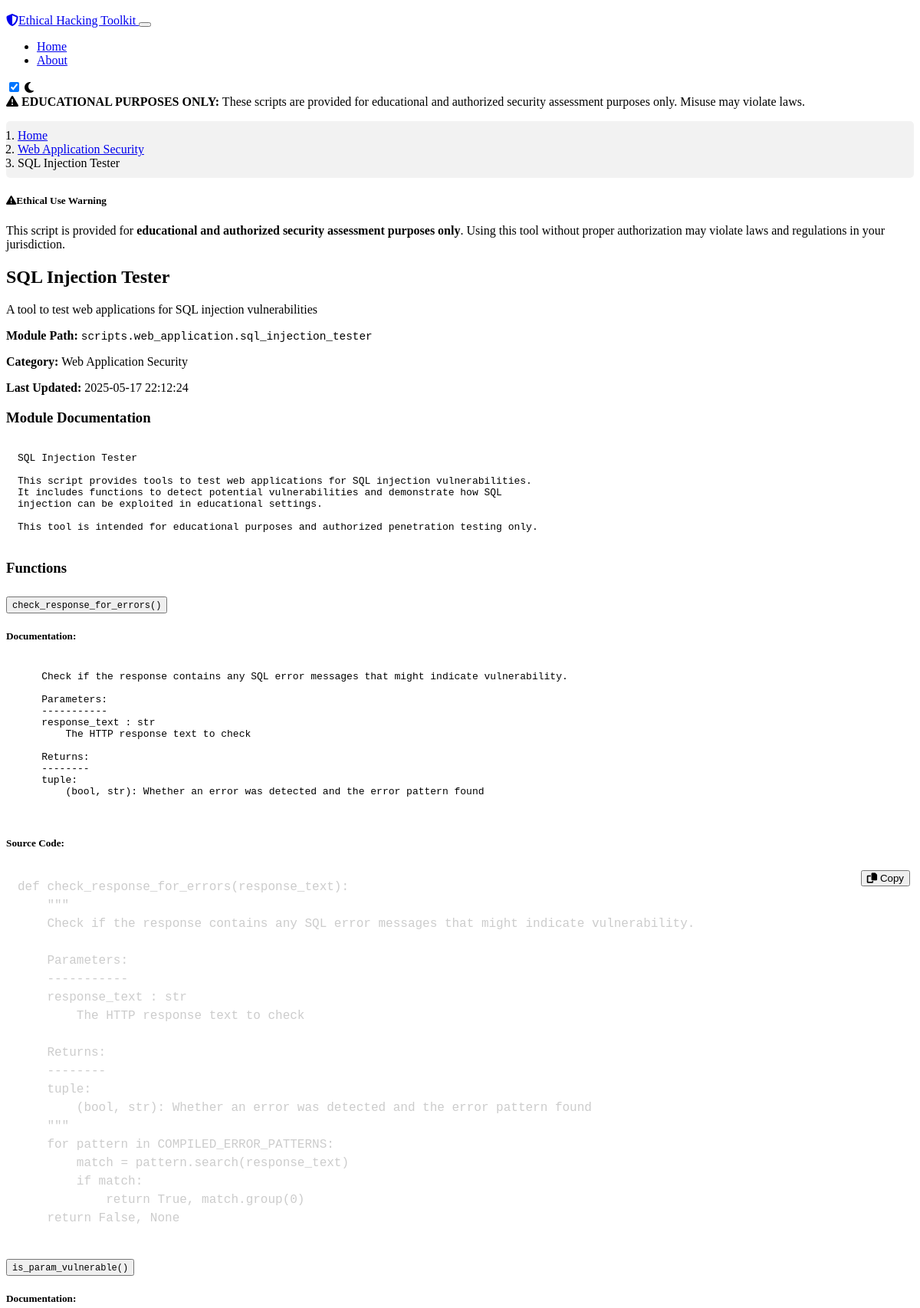
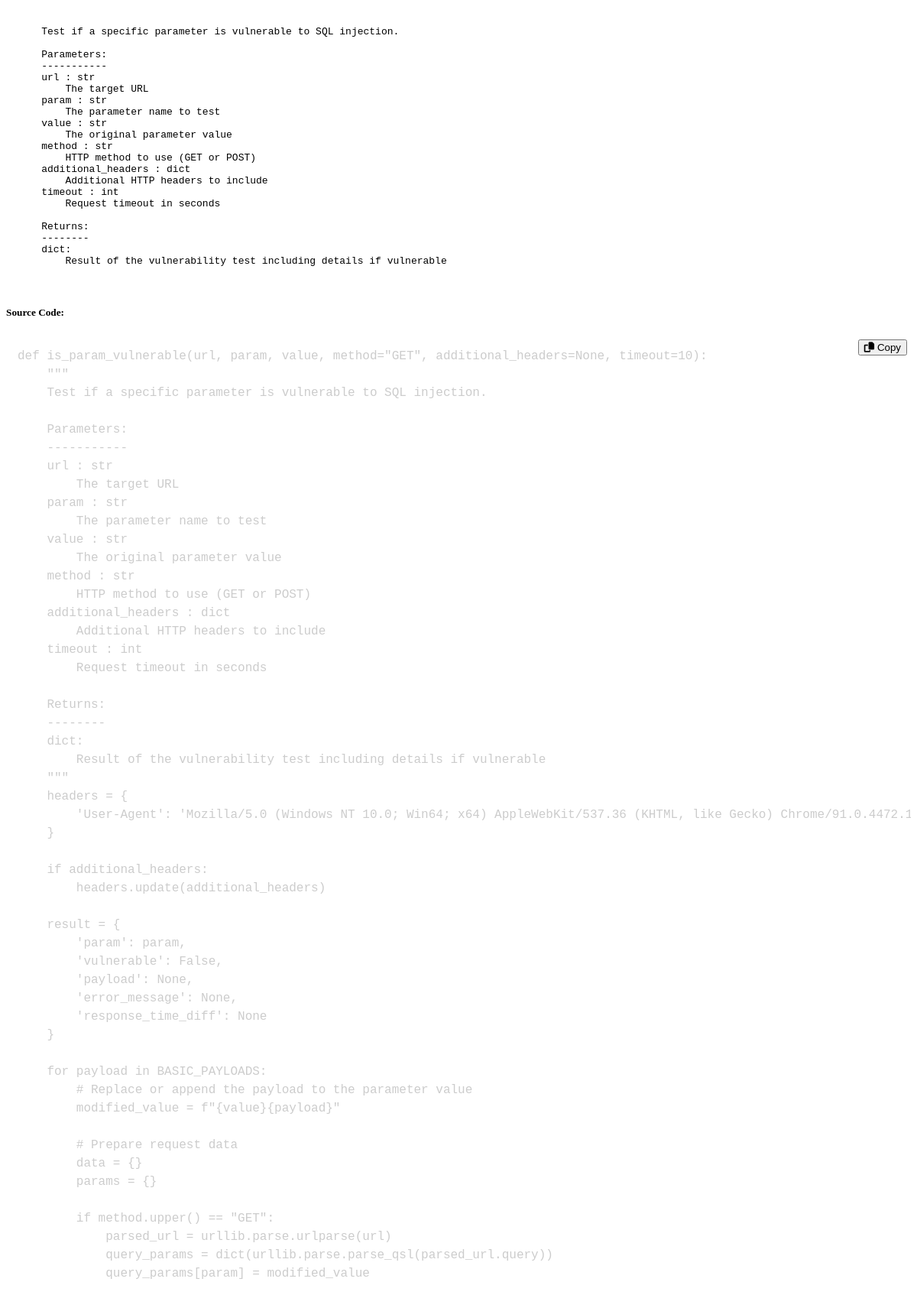
The page /script/1 (upper part) on the database its author committed (2 pictures, top to bottom).
### models.py (models this page shows, shortened)
class Category(db.Model):
    id = db.Column(db.Integer, primary_key=True)
    name = db.Column(db.String(100), unique=True, nullable=False)
    description = db.Column(db.Text, nullable=False)
    icon = db.Column(db.String(50), nullable=True)
    scripts = db.relationship('Script', backref='category', lazy=True)

class Script(db.Model):
    id = db.Column(db.Integer, primary_key=True)
    title = db.Column(db.String(200), nullable=False)
    description = db.Column(db.Text, nullable=False)
    module_path = db.Column(db.String(255), unique=True, nullable=False)
    created_at = db.Column(db.DateTime, nullable=False, default=datetime.utcnow)
    updated_at = db.Column(db.DateTime, nullable=False, default=datetime.utcnow, onupdate=datetime.utcnow)
    category_id = db.Column(db.Integer, db.ForeignKey('category.id'), nullable=False)

### routes.py (the view)
@app.route('/script/<int:script_id>')
def script_view(script_id):
    script = Script.query.get_or_404(script_id)
    try:
        module_path = script.module_path
        module = importlib.import_module(module_path)
        source_code = inspect.getsource(module)
        module_doc = module.__doc__ or "No documentation available"
        functions = []
        for name, obj in inspect.getmembers(module):
            if inspect.isfunction(obj) and not name.startswith('_'):
                func_doc = obj.__doc__ or "No documentation available"
                func_source = inspect.getsource(obj)
                functions.append({
                    'name': name,
                    'doc': func_doc,
                    'source': func_source
                })
        return render_template('script_view.html',
                               script=script,
                               source_code=source_code,
                               module_doc=module_doc,
                               functions=functions)
    except Exception as e:
        logger.error(f"Error loading script {script.module_path}: {str(e)}")
        abort(500, description=f"Error loading script: {str(e)}")

### templates/script_view.html (shortened to what this page needs)
{% extends "layout.html" %}
{% block head %}
<link rel="stylesheet" href="https://cdnjs.cloudflare.com/ajax/libs/prism/1.24.1/themes/prism-tomorrow.min.css">
{% endblock %}
{% block content %}
<nav aria-label="breadcrumb">
    <ol class="breadcrumb">
        <li class="breadcrumb-item"><a href="{{ url_for('index') }}">Home</a></li>
        <li class="breadcrumb-item"><a href="{{ url_for('category', category_id=script.category_id) }}">{{ script.category.name }}</a></li>
        <li class="breadcrumb-item active" aria-current="page">{{ script.title }}</li>
    </ol>
</nav>
<div class="alert alert-danger">
    <h5><i class="fas fa-exclamation-triangle me-2"></i>Ethical Use Warning</h5>
    <p>This script is provided for <strong>educational and authorized security assessment purposes only</strong>.
       Using this tool without proper authorization may violate laws and regulations in your jurisdiction.</p>
</div>
<div class="card mb-4">
    <div class="card-header bg-dark">
        <h2 class="mb-0">{{ script.title }}</h2>
    </div>
    <div class="card-body">
        <p class="lead">{{ script.description }}</p>
        <p><strong>Module Path:</strong> <code>{{ script.module_path }}</code></p>
        <p><strong>Category:</strong> {{ script.category.name }}</p>
        <p><strong>Last Updated:</strong> {{ script.updated_at.strftime('%Y-%m-%d %H:%M:%S') }}</p>
    </div>
</div>
<div class="card mb-4">
    <div class="card-header bg-dark">
        <h3 class="mb-0">Module Documentation</h3>
    </div>
    <div class="card-body">
        <div class="bg-light p-3 rounded">
            <pre>{{ module_doc }}</pre>
        </div>
    </div>
</div>
<div class="card mb-4">
    <div class="card-header bg-dark">
        <h3 class="mb-0">Functions</h3>
    </div>
    <div class="card-body">
        <div class="accordion" id="functionAccordion">
            {% for function in functions %}
            <div class="accordion-item mb-3">
                <h2 class="accordion-header" id="heading{{ loop.index }}">
                    <button class="accordion-button collapsed" type="button" data-bs-toggle="collapse"
                            data-bs-target="#collapse{{ loop.index }}" aria-expanded="false"
                            aria-controls="collapse{{ loop.index }}">
                        <code>{{ function.name }}()</code>
                    </button>
                </h2>
                <div id="collapse{{ loop.index }}" class="accordion-collapse collapse"
                     aria-labelledby="heading{{ loop.index }}" data-bs-parent="#functionAccordion">
                    <div class="accordion-body">
                        <h5>Documentation:</h5>
                        <div class="bg-light p-3 rounded mb-3">
                            <pre>{{ function.doc }}</pre>
                        </div>
                        <h5>Source Code:</h5>
                        <div class="code-block">
                            <button class="btn btn-sm btn-outline-secondary copy-btn"
                                    data-code="{{ function.source }}">
                                <i class="fas fa-copy"></i> Copy
                            </button>
                            <pre><code class="language-python">{{ function.source }}</code></pre>
                        </div>
                    </div>
                </div>
            </div>
            {% endfor %}
        </div>
    </div>
</div>
{% endblock %}

### static/css/custom.css (style rules this page uses)
body { padding-top: 10px; min-height: 100vh; display: flex; flex-direction: column; }
.card { transition: transform 0.3s ease, box-shadow 0.3s ease; }
pre { padding: 15px; border-radius: 5px; overflow-x: auto; margin-bottom: 20px; }
code { font-family: 'Courier New', Courier, monospace; font-size: 0.9em; }
.alert { border-radius: 5px; }
.btn { transition: all 0.3s ease; }
.breadcrumb { background-color: rgba(0, 0, 0, 0.05); padding: 10px 15px; border-radius: 5px; margin-bottom: 20px; }

### templates/script_view.html (style rules this page uses)
.code-block { position: relative; margin-bottom: 1rem; }
.copy-btn { position: absolute; top: 5px; right: 5px; z-index: 100; }

### rows shown on the page
Category: category.name "Web Application Security"
Script: title "SQL Injection Tester", description "A tool to test web applications for SQL injection vulnerabilities", module_path "scripts.web_application.sql_injection_tester", updated_at "2025-05-17 22:12:24"

### other values the page prints
{{ function.name }} "check_response_for_errors" "is_param_vulnerable"
